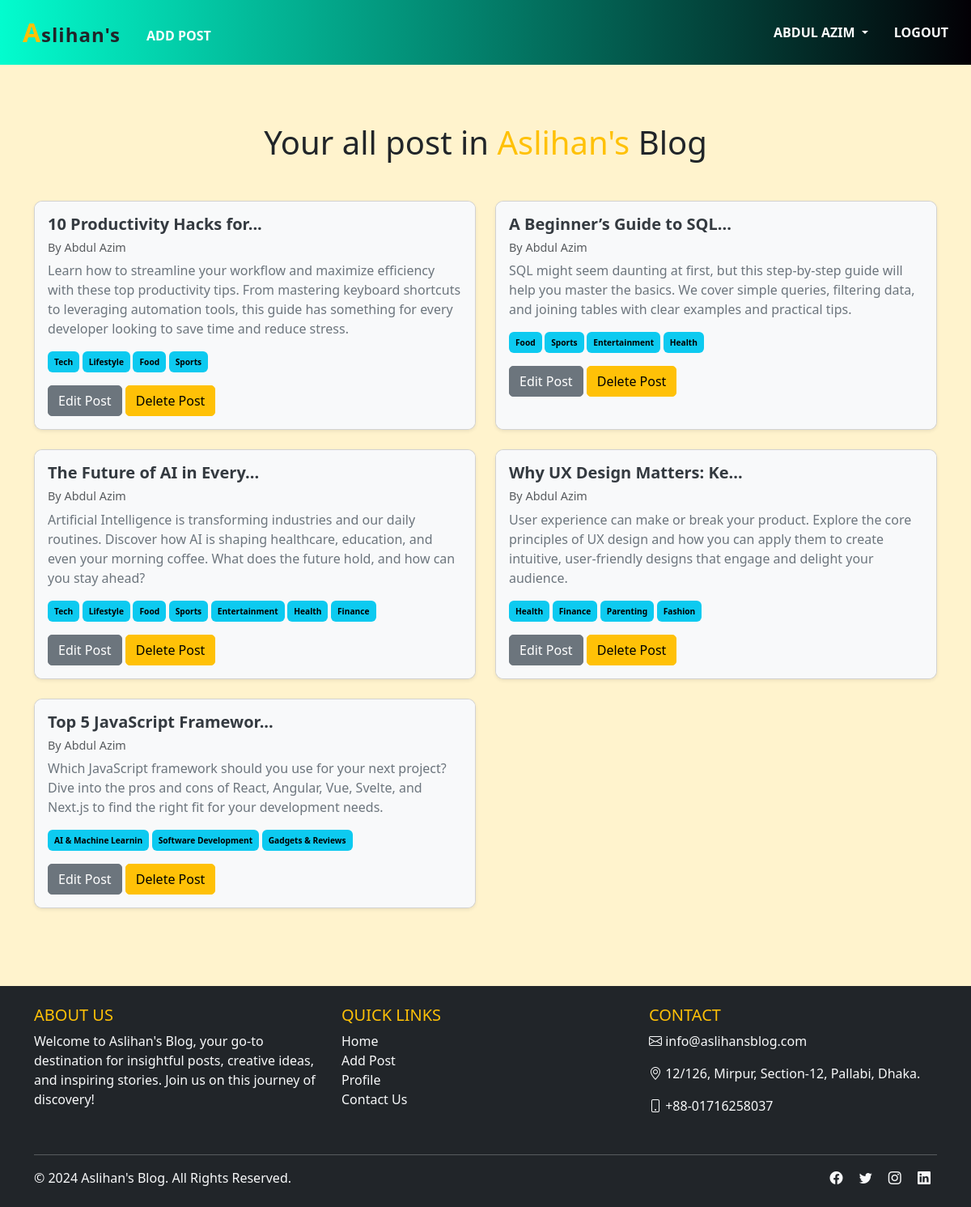
/author/profile/ (signed in), run on an earlier commit of the app's database.
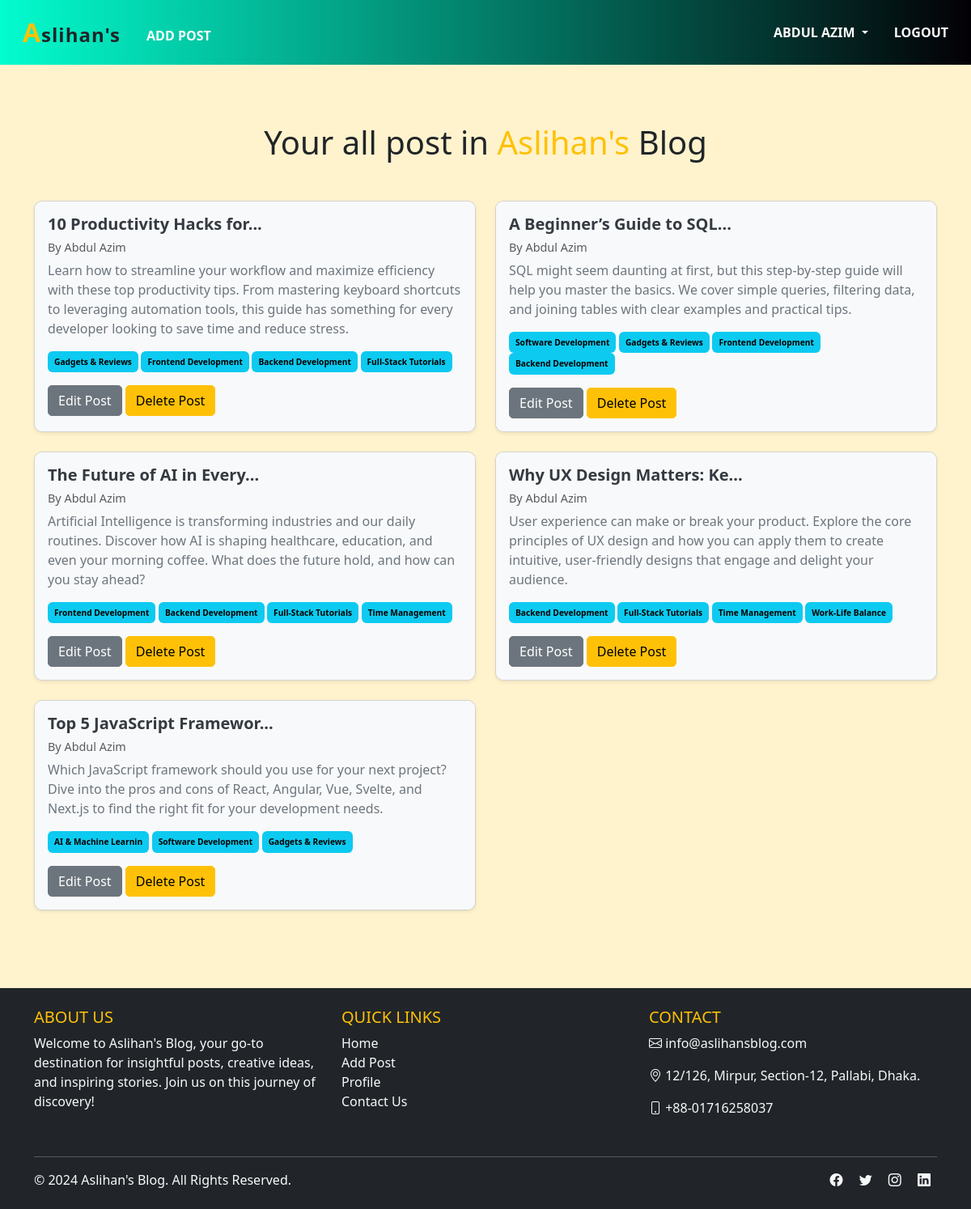
And on a later commit of the database.
### posts/models.py (models this page shows, shortened)
class Post(models.Model):
    title = models.CharField(max_length=50)
    content = models.TextField()
    category = models.ManyToManyField(Category)
    author = models.ForeignKey(User, on_delete=models.CASCADE)

### categories/models.py (models this page shows, shortened)
class Category(models.Model):
    name = models.CharField(max_length=20)
    slug = models.CharField(max_length=100, unique=True, null=True, blank = True)

### authors/views.py (the view)
# urls.py: path('profile/', views.profile, name = 'profile'),
@login_required
def profile(request):
    data = Post.objects.filter(author = request.user)
    return render(request,'profile.html', {'data': data})

### authors/templates/profile.html
{% extends 'base.html' %} {% block content %}
<div class="container my-4">
  <div class="container text-center mt-4 mb-5">
    <h1>
      Your all post in <span class="aslihan-text text-warning">Aslihan's</span> Blog
    </h1>
  </div>
  <div class="row">
    {% for post in data %}
    <div class="col-md-6 mb-4">
      <div
        class="card shadow-sm h-100"
        style="border-radius: 10px; overflow: hidden"
      >
        <div class="card-body" style="background-color: #f8f9fa">
          <h5 class="card-title" style="font-weight: bold; color: #343a40">
            {{ post.title|slice:":25" }}{% if post.title|length > 25 %}...{% endif %}
          </h5>
          <h6 class="text-muted" style="font-size: 0.9em">
            By {{ post.author.first_name}} {{post.author.last_name}}
          </h6>
          <p class="card-text" style="color: #6c757d">
            {{ post.content|slice:":300" }}{% if post.content|length > 300%}...{% endif %}
          </p>
          <div style="font-size: 0.85em; margin-bottom: 1rem">
            {% for cat in post.category.all %}
            <span
              class="badge text-bg-info p-2"
              style="background-color: #6c757d"
              >{{ cat.name }}</span
            >
            {% endfor %}
          </div>
          <a
            href="{% url 'edit_post' post.id%}"
            class="btn btn-secondary"
            style="border-radius: 5px"
            >Edit Post</a
          >
          <a
            href="{% url 'delete_post' post.id%}"
            class="btn btn-warning"
            style="border-radius: 5px"
            >Delete Post</a
          >
        </div>
      </div>
    </div>
    {% endfor %}
  </div>
</div>
{% endblock %}

### templates/base.html (shortened to what this page needs)
<!DOCTYPE html>
<html lang="en">
  <head>
    <link
      href="https://cdn.jsdelivr.net/npm/bootstrap-icons/font/bootstrap-icons.css"
      rel="stylesheet"
    />
    <link
      href="https://cdn.jsdelivr.net/npm/bootstrap@5.3.3/dist/css/bootstrap.min.css"
      rel="stylesheet"
    />
  </head>
  <body>
    <header>
      <nav class="navbar navbar-expand-lg navbar-dark bg-dark">
        <div class="container-fluid">
          <div class="collapse navbar-collapse" id="navbarSupportedContent">
            <ul class="navbar-nav me-auto mb-2 mb-lg-0">
              <li class="nav-item">
                <a
                  class="nav-link active text-uppercase px-3"
                  aria-current="page"
                  href="{% url 'home' %}"
                >
                  <span class="styled-text text-dark">
                    <span class="highlight-a">A</span>slihan's
                  </span>
                </a>
              </li>
              {% if request.user.is_authenticated %}
              <li class="nav-item">
                <a
                  class="nav-link text-uppercase px-3 mt-3 "
                  href="{% url 'add_post' %}"
                  >Add Post</a
                >
              </li>
              {% endif %}
            </ul>
            <div>
              <ul class="navbar-nav me-auto mb-2 mb-lg-0">
                {% if request.user.is_authenticated %}
                <li class="nav-item dropdown">
                  <a
                    class="nav-link dropdown-toggle text-uppercase px-3"
                    href="#"
                    id="profileDropdown"
                    role="button"
                    data-bs-toggle="dropdown"
                    aria-expanded="false"
                  >
                  {{request.user.first_name}} {{request.user.last_name}}
                  </a>
                </li>
                <li class="nav-item">
                  <a
                    class="nav-link text-uppercase px-3"
                    href="{% url 'logout' %}"
                    >Logout</a
                  >
                </li>
                {% endif %}
              </ul>
            </div>
          </div>
        </div>
      </nav>
    </header>
    <main class="flex-grow-1 bg-warning-subtle py-5">
      {% block content %}{% endblock %}
    </main>
    <footer class="text-light py-4 bg-dark">
      <div class="container">
        <div class="row">
          <div class="col-lg-4 col-md-6 mb-4">
            <h5 class="text-uppercase text-warning">About Us</h5>
            <p>
              Welcome to Aslihan's Blog, your go-to destination for insightful posts,
              creative ideas, and inspiring stories. Join us on this journey of discovery!
            </p>
          </div>
          <div class="col-lg-4 col-md-6 mb-4">
            <h5 class="text-uppercase text-warning">Quick Links</h5>
            <ul class="list-unstyled">
              <li><a href="{% url 'home' %}" class="text-light text-decoration-none">Home</a></li>
              <li><a href="{% url 'add_post' %}" class="text-light text-decoration-none">Add Post</a></li>
              <li><a href="{% url 'profile' %}" class="text-light text-decoration-none">Profile</a></li>
              <li><a href="" class="text-light text-decoration-none">Contact Us</a></li>
            </ul>
          </div>
          <div class="col-lg-4 col-md-12">
            <h5 class="text-uppercase text-warning">Contact</h5>
            <p>
              <i class="bi bi-envelope"></i> <a href="" class="text-light text-decoration-none">info@aslihansblog.com</a>
            </p>
            <p>
              <i class="bi bi-geo-alt"></i> 12/126, Mirpur, Section-12, Pallabi, Dhaka.
            </p>
            <p>
              <i class="bi bi-phone"></i> +88-01716258037
            </p>
          </div>
        </div>
        <hr class="border-light" />
        <div class="d-flex justify-content-between align-items-center">
          <p class="mb-0">&copy; 2024 Aslihan's Blog. All Rights Reserved.</p>
          <div>
            <a href="#" class="text-light text-decoration-none mx-2"><i class="bi bi-facebook"></i></a>
            <a href="#" class="text-light text-decoration-none mx-2"><i class="bi bi-twitter"></i></a>
            <a href="#" class="text-light text-decoration-none mx-2"><i class="bi bi-instagram"></i></a>
            <a href="#" class="text-light text-decoration-none mx-2"><i class="bi bi-linkedin"></i></a>
          </div>
        </div>
      </div>
    </footer>
  </body>
</html>

### templates/base.html (style rules this page uses)
html, body { height: 100%; margin: 0; }
body { display: flex; flex-direction: column; }
main { flex-grow: 1; }
.nav-item .styled-text { font-size: 1.5rem; color: dark; letter-spacing: 1px; text-transform: lowercase; }
.nav-item .styled-text .highlight-a { font-size: 2rem; color: #ffc107; font-style: normal; text-transform: uppercase; }
.navbar { background: linear-gradient(90deg, #03fcce, #030005); transition: background-color 0.5s ease-in-out; }
.navbar .nav-link { color: #fff; font-weight: 600; transition: color 0.3s ease-in-out, transform 0.3s ease-in-out; }

What changed in the data, as far as the page shows it:
removed Category: name "Tech"
removed Category: name "Lifestyle"
removed Category: name "Food"
removed Category: name "Sports"
removed Category: name "Entertainment"
removed Category: name "Health"
removed Category: name "Finance"
removed Category: name "Parenting", shown under Post "Why UX Design Matters: Ke"
removed Category: name "Fashion", shown under Post "Why UX Design Matters: Ke"
changed Post "10 Productivity Hacks for": gains Category (name "Frontend Development"); gains Category (name "Backend Development"); gains Category (name "Full-Stack Tutorials"); gains Category (name "Gadgets & Reviews")
changed Post "A Beginner’s Guide to SQL": gains Category (name "Frontend Development"); gains Category (name "Backend Development"); gains Category (name "Software Development"); gains Category (name "Gadgets & Reviews")
changed Post "The Future of AI in Every": gains Category (name "Frontend Development"); gains Category (name "Backend Development"); gains Category (name "Full-Stack Tutorials"); gains Category (name "Time Management")
changed Post "Why UX Design Matters: Ke": gains Category (name "Backend Development"); gains Category (name "Full-Stack Tutorials"); gains Category (name "Time Management"); gains Category (name "Work-Life Balance")
